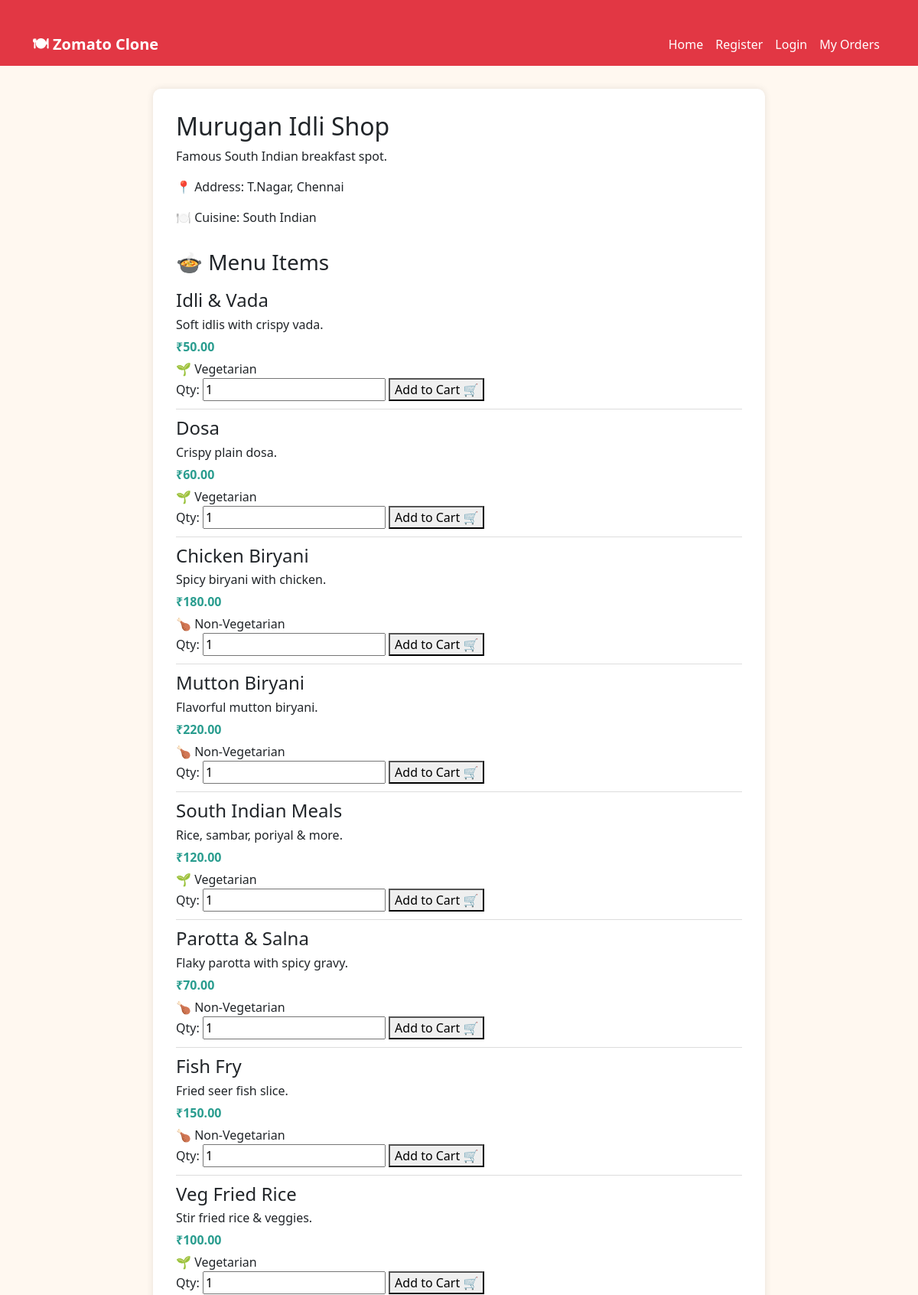
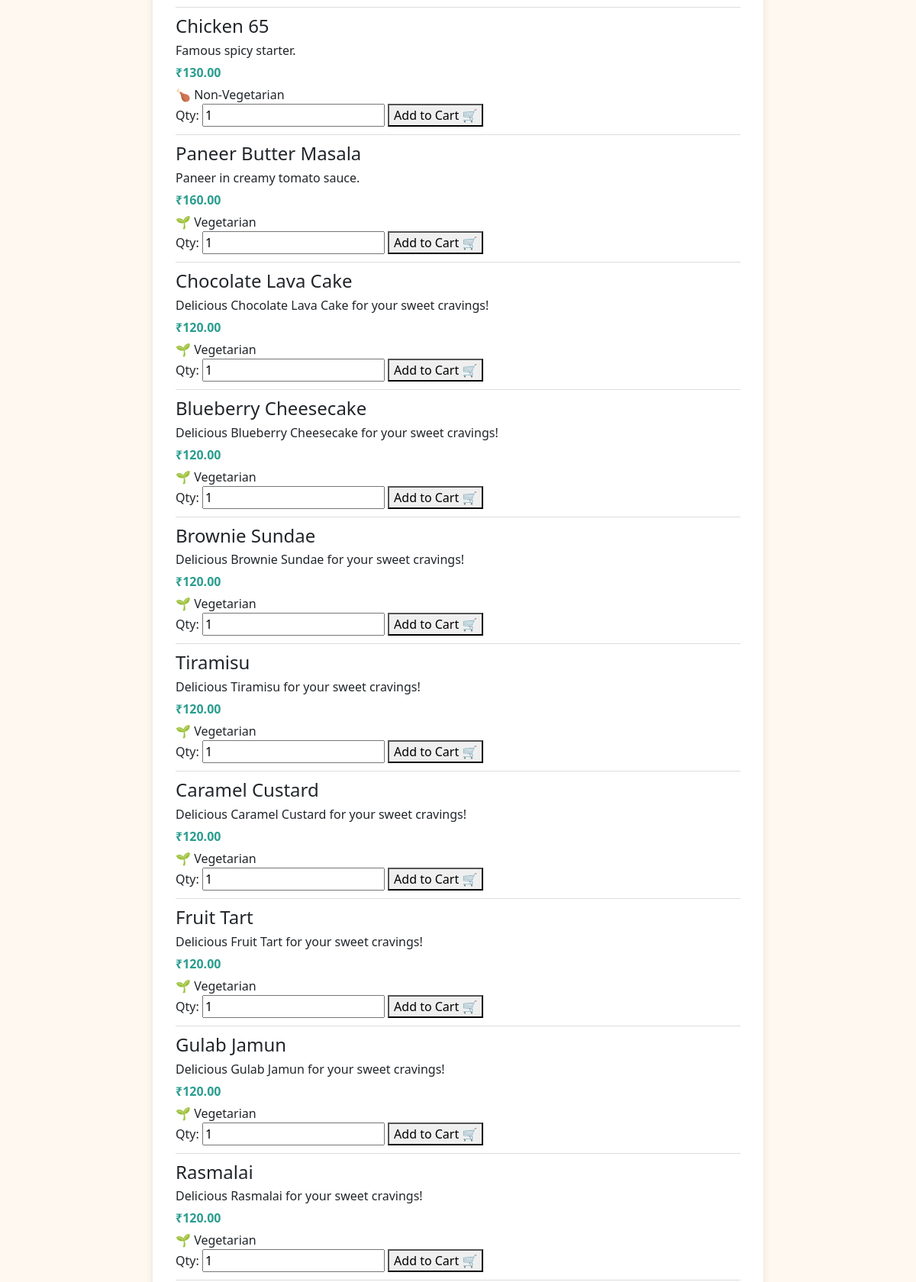
Page /restaurant/1/ (upper part) on the committed database (2 pictures, top to bottom).
### core/models.py (models this page shows, shortened)
class Restaurant(models.Model):
    name = models.CharField(max_length=200)
    description = models.TextField()
    address = models.TextField()
    cuisine_type = models.CharField(max_length=100)
    image = models.ImageField(upload_to='restaurant_images/', blank=True, null=True)
    created_at = models.DateTimeField(auto_now_add=True)

class MenuItem(models.Model):
    restaurant = models.ForeignKey(Restaurant, related_name='menu_items', on_delete=models.CASCADE)
    name = models.CharField(max_length=200)
    description = models.TextField()
    price = models.DecimalField(max_digits=6, decimal_places=2)
    is_veg = models.BooleanField(default=True)
    image = models.ImageField(upload_to='menu_images/', blank=True, null=True)

### core/views.py (the view)
# urls.py: path('restaurant/<int:pk>/', restaurant_detail, name='restaurant_detail'),
def restaurant_detail(request, pk):
    restaurant = get_object_or_404(Restaurant, pk=pk)
    return render(request, 'restaurant_detail.html', {'restaurant': restaurant})

### core/templates/restaurant_detail.html (shortened to what this page needs)
{% extends 'base.html' %}
{% block content %}
  <div class="restaurant-detail">
    <h2>{{ restaurant.name }}</h2>
    <p>{{ restaurant.description }}</p>
    <p>📍 Address: {{ restaurant.address }}</p>
    <p>🍽️ Cuisine: {{ restaurant.cuisine_type }}</p>
  <div class="menu-section">
  <h3>🍲 Menu Items</h3>
  {% if restaurant.menu_items.all %}
    {% for item in restaurant.menu_items.all %}
      <div class="menu-item">
        <h4>{{ item.name }}</h4>
        <p>{{ item.description }}</p>
        <p class="price">₹{{ item.price }}</p>
        {% if item.is_veg %}
          <p>🌱 Vegetarian</p>
        {% else %}
          <p>🍗 Non-Vegetarian</p>
        {% endif %}
        <form method="POST" action="{% url 'add_to_cart' item.id %}">
          <label for="quantity">Qty:</label>
          <input type="number" name="quantity" value="1" min="1" required>
          <button type="submit">Add to Cart 🛒</button>
        </form>
      </div>
    {% endfor %}
  {% else %}
    <p>No menu items available yet.</p>
  {% endif %}
</div>
{% endblock %}

### core/static/css/style.css (style rules this page uses)
body { background: #fff8f0; font-family: 'Segoe UI', sans-serif; }

### core/templates/base.html (style rules this page uses)
body { background: #fff8f0; font-family: 'Segoe UI', sans-serif; }

### core/templates/restaurant_detail.html (style rules this page uses)
.restaurant-detail { max-width: 800px; margin: 0 auto; background: #fff; border-radius: 10px; padding: 30px; box-shadow: 0 0 10px rgba(0,0,0,0.1); }
.menu-section { margin-top: 30px; }
.menu-item { border-bottom: 1px solid #ddd; padding: 10px 0; }
.menu-item h4 { margin: 0; }
.menu-item p { margin: 5px 0 0; }
.price { font-weight: bold; color: #2a9d8f; }

### rows in the picture
Restaurant: name "Murugan Idli Shop", description "Famous South Indian breakfast spot.", address "T.Nagar, Chennai", cuisine_type "South Indian"
MenuItem: name "Idli & Vada", description "Soft idlis with crispy vada.", price "50.00", is_veg "🌱 Vegetarian"
MenuItem: name "Dosa", description "Crispy plain dosa.", price "60.00", is_veg "🌱 Vegetarian"
MenuItem: name "Chicken Biryani", description "Spicy biryani with chicken.", price "180.00", is_veg "🍗 Non-Vegetarian"
MenuItem: name "Mutton Biryani", description "Flavorful mutton biryani.", price "220.00", is_veg "🍗 Non-Vegetarian"
MenuItem: name "South Indian Meals", description "Rice, sambar, poriyal & more.", price "120.00", is_veg "🌱 Vegetarian"
MenuItem: name "Parotta & Salna", description "Flaky parotta with spicy gravy.", price "70.00", is_veg "🍗 Non-Vegetarian"
MenuItem: name "Fish Fry", description "Fried seer fish slice.", price "150.00", is_veg "🍗 Non-Vegetarian"
MenuItem: name "Veg Fried Rice", description "Stir fried rice & veggies.", price "100.00", is_veg "🌱 Vegetarian"
MenuItem: name "Chicken 65", description "Famous spicy starter.", price "130.00", is_veg "🍗 Non-Vegetarian"
MenuItem: name "Paneer Butter Masala", description "Paneer in creamy tomato sauce.", price "160.00", is_veg "🌱 Vegetarian"
MenuItem: name "Chocolate Lava Cake", description "Delicious Chocolate Lava Cake for your sweet cravings!", price "120.00", is_veg "🌱 Vegetarian"
MenuItem: name "Blueberry Cheesecake", description "Delicious Blueberry Cheesecake for your sweet cravings!", price "120.00", is_veg "🌱 Vegetarian"
MenuItem: name "Brownie Sundae", description "Delicious Brownie Sundae for your sweet cravings!", price "120.00", is_veg "🌱 Vegetarian"
MenuItem: name "Tiramisu", description "Delicious Tiramisu for your sweet cravings!", price "120.00", is_veg "🌱 Vegetarian"
MenuItem: name "Caramel Custard", description "Delicious Caramel Custard for your sweet cravings!", price "120.00", is_veg "🌱 Vegetarian"
MenuItem: name "Fruit Tart", description "Delicious Fruit Tart for your sweet cravings!", price "120.00", is_veg "🌱 Vegetarian"
MenuItem: name "Gulab Jamun", description "Delicious Gulab Jamun for your sweet cravings!", price "120.00", is_veg "🌱 Vegetarian"
MenuItem: name "Rasmalai", description "Delicious Rasmalai for your sweet cravings!", price "120.00", is_veg "🌱 Vegetarian"
